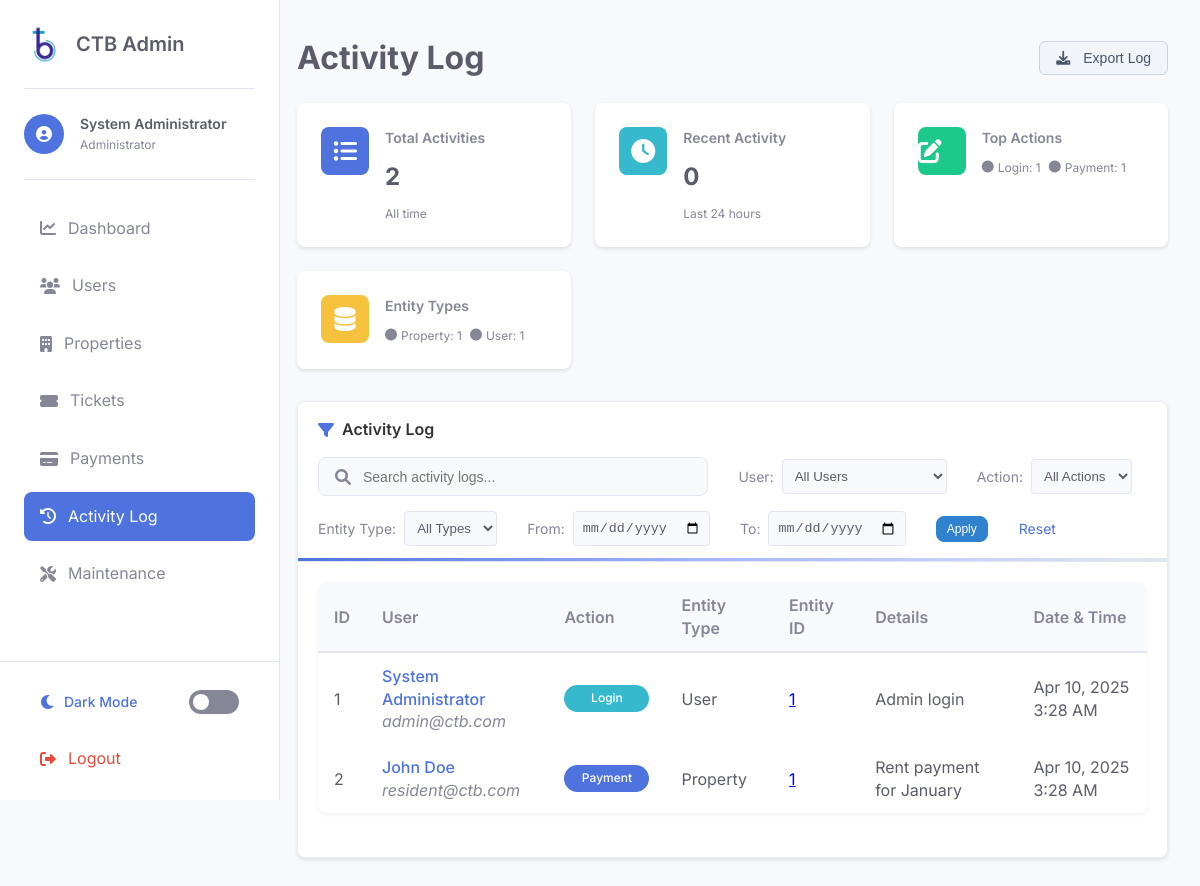
/admin/activity-log.php (signed in), run on the app's committed database.
### tables this page shows
CREATE TABLE activity_log (
    id INT AUTO_INCREMENT PRIMARY KEY,
    user_id INT NOT NULL,
    action VARCHAR(50) NOT NULL,
    entity_type VARCHAR(50) DEFAULT NULL,
    entity_id INT DEFAULT NULL,
    details TEXT,
    description TEXT,
    created_at TIMESTAMP DEFAULT CURRENT_TIMESTAMP,
    FOREIGN KEY (user_id) REFERENCES users(id) ON DELETE CASCADE
);

CREATE TABLE users (
    id INT AUTO_INCREMENT PRIMARY KEY,
    email VARCHAR(255) NOT NULL UNIQUE,
    password VARCHAR(255) NOT NULL,
    name VARCHAR(255) NOT NULL,
    phone VARCHAR(50),
    role ENUM('admin', 'manager', 'resident') NOT NULL,
    status ENUM('active', 'inactive') DEFAULT 'active',
    profile_image VARCHAR(255) DEFAULT NULL,
    created_at TIMESTAMP DEFAULT CURRENT_TIMESTAMP,
    updated_at TIMESTAMP DEFAULT CURRENT_TIMESTAMP ON UPDATE CURRENT_TIMESTAMP
);

### admin/activity-log.php (the view, shortened to what this page needs)
<?php
$search = $_GET['search'] ?? '';
$date_from = $_GET['date_from'] ?? '';
$date_to = $_GET['date_to'] ?? '';
$page = isset($_GET['page']) ? (int)$_GET['page'] : 1;
$items_per_page = 10;
$offset = ($page - 1) * $items_per_page;
try {
    $db = new PDO("mysql:host=" . DB_HOST . ";dbname=" . DB_NAME, DB_USER, DB_PASS);
    $db->setAttribute(PDO::ATTR_ERRMODE, PDO::ERRMODE_EXCEPTION);
    $query = "SELECT a.*,
              u.name as user_name,
              u.email as user_email
              FROM activity_log a
              LEFT JOIN users u ON a.user_id = u.id
              WHERE 1=1";
    $query .= " ORDER BY a.created_at DESC LIMIT :offset, :limit";
    $stmt = $db->prepare($query);
    $stmt->bindValue(':offset', $offset, PDO::PARAM_INT);
    $stmt->bindValue(':limit', $items_per_page, PDO::PARAM_INT);
    $stmt->execute();
    $activity_logs = $stmt->fetchAll(PDO::FETCH_ASSOC);
    $stats_query = "SELECT COUNT(*) as total_count FROM activity_log";
    $stats_stmt = $db->prepare($stats_query);
    $stats_stmt->execute();
    $activity_stats = $stats_stmt->fetch(PDO::FETCH_ASSOC);
    $action_stats_query = "SELECT action, COUNT(*) as count FROM activity_log GROUP BY action";
    $action_stats_stmt = $db->prepare($action_stats_query);
    $action_stats_stmt->execute();
    $action_stats = [];
    while ($row = $action_stats_stmt->fetch(PDO::FETCH_ASSOC)) {
        $action_stats[$row['action']] = $row['count'];
    }
    $entity_stats_query = "SELECT entity_type, COUNT(*) as count FROM activity_log GROUP BY entity_type";
    $entity_stats_stmt = $db->prepare($entity_stats_query);
    $entity_stats_stmt->execute();
    $entity_stats = [];
    while ($row = $entity_stats_stmt->fetch(PDO::FETCH_ASSOC)) {
        $entity_stats[$row['entity_type']] = $row['count'];
    }
    $recent_query = "SELECT COUNT(*) as count FROM activity_log WHERE created_at >= DATE_SUB(NOW(), INTERVAL 24 HOUR)";
    $recent_stmt = $db->prepare($recent_query);
    $recent_stmt->execute();
    $recent_stats = $recent_stmt->fetch(PDO::FETCH_ASSOC);
} catch (PDOException $e) {
    $_SESSION['error'] = "Database error: " . $e->getMessage();
    $activity_logs = [];
    $total = 0;
    $total_pages = 0;
    $actions = [];
    $entity_types = [];
    $users = [];
    $activity_stats = ['total_count' => 0];
    $action_stats = [];
    $entity_stats = [];
    $recent_stats = ['count' => 0];
}
function getActionBadgeClass($action) {
    switch(strtolower($action)) {
        case 'login':
            return 'info';
        default:
            return 'primary';
    }
}
?>
<!DOCTYPE html>
<html lang="en">
<head>
    <link rel="stylesheet" href="https://cdnjs.cloudflare.com/ajax/libs/font-awesome/6.0.0/css/all.min.css">
    <link rel="stylesheet" href="css/admin-style.css">
</head>
<body>
    <div class="admin-container">
        <?php include 'includes/admin-sidebar.php'; ?>
        <main class="main-content">
            <div class="page-header">
                <h1>Activity Log</h1>
                <div class="page-header-actions">
                    <button class="btn btn-secondary" onclick="exportActivityLog()">
                        <i class="fas fa-download"></i>
                        Export Log
                    </button>
                </div>
            </div>
            <div class="stats-grid">
                <div class="stat-card">
                    <div class="stat-icon activities">
                        <i class="fas fa-list-ul"></i>
                    </div>
                    <div class="stat-details">
                        <h3>Total Activities</h3>
                        <div class="stat-number"><?php echo isset($activity_stats['total_count']) ? number_format($activity_stats['total_count']) : 0; ?></div>
                        <div class="stat-breakdown">
                            <span>All time</span>
                        </div>
                    </div>
                </div>
                <div class="stat-card">
                    <div class="stat-icon recent">
                        <i class="fas fa-clock"></i>
                    </div>
                    <div class="stat-details">
                        <h3>Recent Activity</h3>
                        <div class="stat-number"><?php echo isset($recent_stats['count']) ? number_format($recent_stats['count']) : 0; ?></div>
                        <div class="stat-breakdown">
                            <span>Last 24 hours</span>
                        </div>
                    </div>
                </div>
                <div class="stat-card">
                    <div class="stat-icon actions">
                        <i class="fas fa-edit"></i>
                    </div>
                    <div class="stat-details">
                        <h3>Top Actions</h3>
                        <div class="stat-breakdown">
                            <?php
                            $top_actions = array_slice($action_stats, 0, 3, true);
                            foreach ($top_actions as $action => $count) {
                                $class = getActionBadgeClass($action);
                                echo "<span><i class='fas fa-circle' style='color: var(--status-$class);'></i> " . ucfirst($action) . ": $count</span>";
                            }
                            ?>
                        </div>
                    </div>
                </div>
                <div class="stat-card">
                    <div class="stat-icon entities">
                        <i class="fas fa-database"></i>
                    </div>
                    <div class="stat-details">
                        <h3>Entity Types</h3>
                        <div class="stat-breakdown">
                            <?php
                            $top_entities = array_slice($entity_stats, 0, 3, true);
                            foreach ($top_entities as $entity => $count) {
                                echo "<span><i class='fas fa-circle'></i> " . ucfirst($entity) . ": $count</span>";
                            }
                            ?>
                        </div>
                    </div>
                </div>
            </div>
            <div class="card user-filter-card">
                <div class="card-header user-filter-header">
                    <h3><i class="fas fa-filter"></i> Activity Log</h3>
                    <form id="filter-form" action="activity-log.php" method="GET" class="filter-form">
                        <div class="filter-wrapper">
                            <div class="search-filter">
                                <div class="search-bar">
                                    <i class="fas fa-search"></i>
                                    <input type="text" placeholder="Search activity logs..." name="search" value="<?php echo htmlspecialchars($search); ?>" autocomplete="off" autofocus>
                                </div>
                            </div>
                            <div class="filter-group">
                                <label for="user_id">User:</label>
                                <select name="user_id" id="user_id" onchange="this.form.submit()">
                                    <option value="0">All Users</option>
                                </select>
                            </div>
                            <div class="filter-group">
                                <label for="action">Action:</label>
                                <select name="action" id="action" onchange="this.form.submit()">
                                    <option value="">All Actions</option>
                                </select>
                            </div>
                            <div class="filter-group">
                                <label for="entity_type">Entity Type:</label>
                                <select name="entity_type" id="entity_type" onchange="this.form.submit()">
                                    <option value="">All Types</option>
                                </select>
                            </div>
                            <div class="filter-group">
                                <label for="date_from">From:</label>
                                <input type="date" id="date_from" name="date_from" value="<?php echo $date_from; ?>">
                            </div>
                            <div class="filter-group">
                                <label for="date_to">To:</label>
                                <input type="date" id="date_to" name="date_to" value="<?php echo $date_to; ?>">
                            </div>
                            <button type="submit" class="btn btn-primary btn-sm">Apply</button>
                            <a href="activity-log.php" class="reset-link">Reset</a>
                        </div>
                    </form>
                </div>
                <div class="card-body">
                    <?php if (empty($activity_logs)): ?>
                        <div class="empty-state">
                            <i class="fas fa-history"></i>
                            <p>No activity logs found. Try adjusting your filters.</p>
                        </div>
                    <?php else: ?>
                        <div class="table-responsive">
                            <table class="table">
                                <thead>
                                    <tr>
                                        <th>ID</th>
                                        <th>User</th>
                                        <th>Action</th>
                                        <th>Entity Type</th>
                                        <th>Entity ID</th>
                                        <th>Details</th>
                                        <th>Date & Time</th>
                                    </tr>
                                </thead>
                                <tbody>
                                    <?php foreach ($activity_logs as $log): ?>
                                        <tr>
                                            <td><?php echo $log['id']; ?></td>
                                            <td>
                                                <?php if (!empty($log['user_name'])): ?>
                                                    <a href="view-user.php?id=<?php echo $log['user_id']; ?>" class="user-link">
                                                        <?php echo htmlspecialchars($log['user_name']); ?>
                                                    </a>
                                                    <div class="text-muted small"><?php echo htmlspecialchars($log['user_email'] ?? ''); ?></div>
                                                <?php else: ?>
                                                    <span class="text-muted">User ID: <?php echo $log['user_id']; ?></span>
                                                <?php endif; ?>
                                            </td>
                                            <td>
                                                <span class="status-indicator status-<?php echo getActionBadgeClass($log['action']); ?>">
                                                    <?php echo ucfirst($log['action']); ?>
                                                </span>
                                            </td>
                                            <td><?php echo ucfirst($log['entity_type']); ?></td>
                                            <td>
                                                <?php
                                                    $entity_link = '';
                                                    switch($log['entity_type']) {
                                                        case 'user':
                                                            $entity_link = "view-user.php?id={$log['entity_id']}";
                                                            break;
                                                        case 'property':
                                                            $entity_link = "view-property.php?id={$log['entity_id']}";
                                                            break;
                                                    }
                                                    if (!empty($entity_link)) {
                                                        echo "<a href=\"$entity_link\">{$log['entity_id']}</a>";
                                                    } else {
                                                        echo $log['entity_id'];
                                                    }
                                                ?>
                                            </td>
                                            <td class="text-wrap"><?php echo htmlspecialchars($log['details']); ?></td>
                                            <td><?php echo date('M d, Y g:i A', strtotime($log['created_at'])); ?></td>
                                        </tr>
                                    <?php endforeach; ?>
                                </tbody>
                            </table>
                        </div>
                    <?php endif; ?>
                </div>
            </div>
        </main>
    </div>
</body>
</html>

### data on the page
activity_log: id "1", user.name "System Administrator", user.email "admin@ctb.com", action "Login", entity_type "User", entity "1", details "Admin login", created_at "Apr 10, 2025 3:28 AM"
activity_log: id "2", user.name "John Doe", user.email "resident@ctb.com", action "Payment", entity_type "Property", entity "1", details "Rent payment for January", created_at "Apr 10, 2025 3:28 AM"

### other printed values
$_SESSION['name'] "System Administrator"
$activity_stats['total_count'] "2"
$recent_stats['count'] "0"
$action "Login"
$count "1"
$action "Payment"
$entity "Property"
$entity "User"
